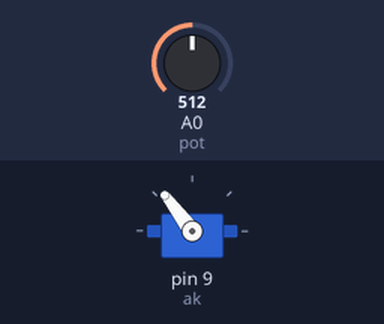
Recording of a sketch running on a simulated Arduino Uno, built with avr-gcc and run on an emulated ATmega328P. Parts: servo. The test bench sets the inputs (shaded band); at power-on: A0 (pot) = 512. What the sketch prints to the serial monitor is not drawn.

Above: at 1.2 s.
1.3 s: A0 (pot) set to 716
At 2.5 s:
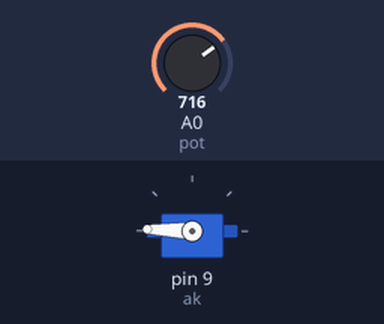
2.8 s: A0 (pot) set to 900
At 3.6 s:
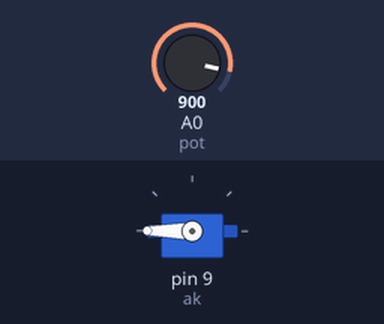
4.3 s: A0 (pot) set to 306
At 4.8 s:
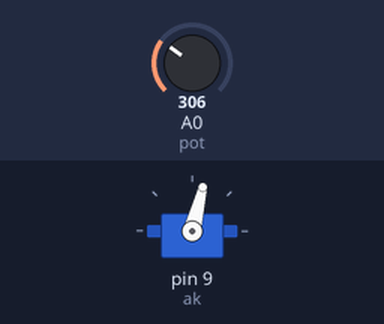
5.8 s: A0 (pot) set to 122
At 7.0 s:
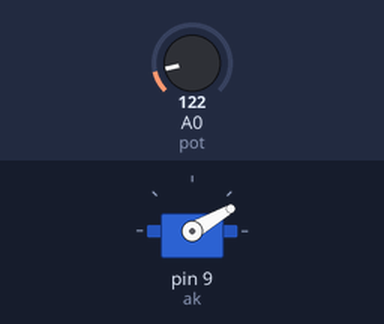
7.3 s: A0 (pot) set to 0
At 8.3 s:
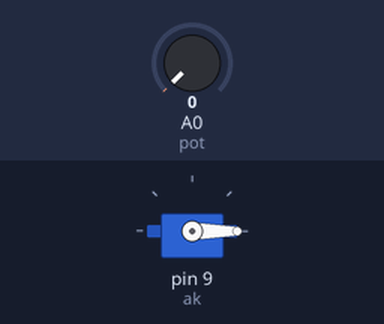
8.8 s: A0 (pot) set to 511
At 9.3 s:
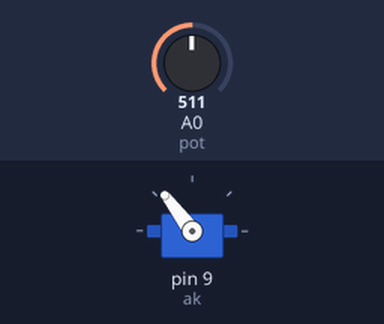
Timing chart, 0 to 11.3 s (numbered marks = the images above; inputs shaded):
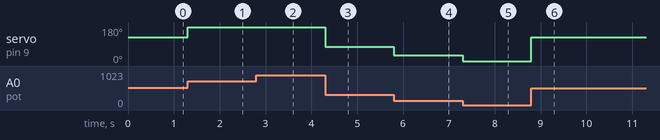

Measured:
- after the input at 1.3 s, servo on pin 9 (ak): 127° → 178° at once
- after the input at 2.8 s, servo on pin 9 (ak): 178° → 180° at once
- after the input at 4.3 s, servo on pin 9 (ak): 180° → 76° at once
- after the input at 5.8 s, servo on pin 9 (ak): 76° → 30° at once
- after the input at 7.3 s, servo on pin 9 (ak): 30° → 0° at once
- after the input at 8.8 s, servo on pin 9 (ak): 0° → 127° at once

The sketch:

servo.ino
```cpp
#include<Servo.h>
 Servo ak;
 int i=0;
 int pot=A0;
 int input=0;
 int pot1;

void setup() {
  // put your setup code here, to run once:
 ak.attach(9);
  Serial.begin(9600);
  pinMode(pot,INPUT);
}

void loop() {
  // put your main code here, to run repeatedly:
  Serial.println(pot1);
input=analogRead(pot);
 pot1=map(input,0,1023,0,255);
  ak.write(pot1);
}
```
